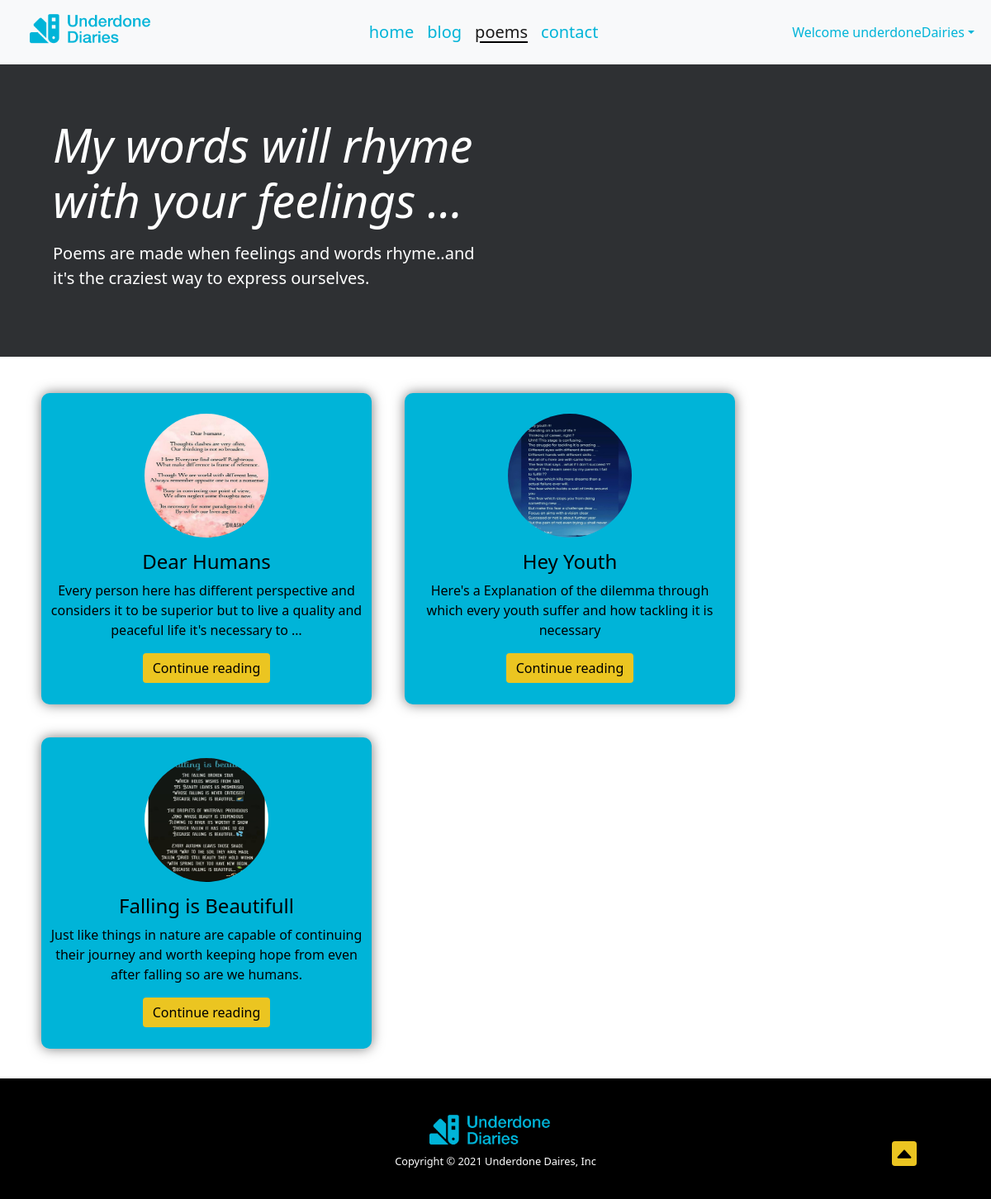
Page /poem/ (signed in) on the committed database.
### poem/models.py (models this page shows, shortened)
class Poem(models.Model):
    sno=models.AutoField(primary_key=True)
    title=models.CharField(max_length=255)
    slug=models.CharField(max_length=130)
    views=models.IntegerField(default=0)
    timeStamp=models.DateTimeField(blank=True)
    poemImg = models.ImageField(upload_to="poem/poem", default="")
    content=models.TextField()

### poem/views.py (the view)
# urls.py: path('', views.poemHome, name='poemHome'),
def poemHome(request):
    allPoems = []
    allPoems = Poem.objects.all()
    context = {'allPoems': allPoems}
    return render(request, "poem/poem.html", context)

### templates/poem/poem.html (shortened to what this page needs)
{% extends 'base.html' %} {% block title %} Poem {% endblock title %}
{% block poemactive %} active {% endblock poemactive %}
{% block body %}
    <div class="padd mb-4 text-white" style="background-color: #2E3033">
      <div class="col-md-6 px-0">
        <h1 class="display-4 fst-italic h1">
           My words will rhyme with your feelings ...
        </h1>
        <p class="lead my-3 p">
          Poems are made when feelings and words rhyme..and it's the craziest way to express ourselves.
        </p>
      </div>
    </div>
    <div class="container my-3">
      <div
        class="row"
        style="
          text-align: center;
        "
      >
      {% for poem in allPoems %}
        <div
          class="col-lg-4 poemCard"
          style="
            padding: 10px;
            border-radius: 10px;
            box-shadow: 0px 0px 15px #7c7b7b;
            background-color: #00b4d8;
          "
        >
          <img
            src="/media/{{poem.poemImg}}"
            class="cardImg"
            alt=""
          />
          <h2 style="font-size: 1.5rem; font-weight: 400">{{poem.title}}</h2>
          <p style="font-size: 1em; font-weight: 350">
            {{poem.content|safe| truncatechars:135}}
          </p>
          <p>
            <a
              style="background-color: #ebc521; border-style: none; color: #000"
              class="btn btn-secondary"
              href="/poem/{{poem.slug}}"
              >Continue reading</a
            >
          </p>
        </div>
      {% endfor %}
    </div>
    </div>
{% endblock body %}

### templates/base.html (shortened to what this page needs)
<!doctype html>
<html lang="en">
<head>
  <link href="https://cdn.jsdelivr.net/npm/bootstrap@5.1.3/dist/css/bootstrap.min.css" rel="stylesheet"
>
</head>
<body>
  <nav class="navbar navbar-expand-lg navbar-light bg-light w-100" style="background-color: #f8fbff;">
    <div class="container-fluid">
      <a class="my-1 mx-4" href="/"><img src="/static/img/logo.png" style="width: 10em;" alt="logo"></a>
      <div class="collapse navbar-collapse navbar" id="opennav">
        <ul class="navbar-nav me-auto mb-2 mb-lg-0" style="margin: auto;">
          <li class="nav-item">
            <a class="nav-link colour{% block homeactive %}  {% endblock homeactive %}" style="font-size: 20px;"
              aria-current="page" href="/">home</a>
          </li>
          <li class="nav-item">
            <a class="nav-link colour{% block blogactive %}  {% endblock blogactive %}" style="font-size: 20px;"
              href="/blog">blog</a>
          </li>
          <li class="nav-item">
            <a class="nav-link colour{% block poemactive %}  {% endblock poemactive %}" style="font-size: 20px;"
              href="/poem">poems</a>
          </li>
          <li class="nav-item">
            <a class="nav-link colour{% block contactactive %}  {% endblock contactactive %}" style="font-size: 20px;"
              href="/contact">contact</a>
          </li>
        </ul>
        <div class="ml-auto form-inline " style="display: flex">
          {% if user.is_authenticated %}
          <ul class="navbar-nav mr-2">
            <li class="nav-item dropdown">
              <a class="nav-link dropdown-toggle" href='#' id="navbarDropdown" role="button" data-toggle="dropdown">
                Welcome {{request.user}}</a>
            </li>
          </ul>
        </div>
      </div>
      {% endif %}
    </div>
  </nav>
  {% block body %} {% endblock body %}
  <footer class="container-fluid my-0" style="
        background-color: #000;
        color: #fff;
        text-align: center;
        padding: 2.5em;
        ">
    <div class="me">
      <a class="my-1" style="margin: 0" href="/"><img src="/static/img/logo.png" style="width: 10em" alt="logo" /></a>
      <h6 class="copyright">Copyright © 2021 Underdone Daires, Inc</h6>
    </div>
    <div class="top" style="text-align: right; margin-top: -40px">
      <a href="#">
      </a>
    </div>
  </footer>
</body>
</html>

### rows in the picture
Poem: poemImg (picture), title "Dear Humans", content "Every person here has different perspective and considers it to be superior but to live a quality and peaceful life it's necessary to …"
Poem: poemImg (picture), title "Hey Youth", content "Here's a Explanation of the dilemma through which every youth suffer and how tackling it is necessary"
Poem: poemImg (picture), title "Falling is Beautifull", content "Just like things in nature are capable of continuing their journey and worth keeping hope from even after falling so are we humans."

### other values in the picture
{{ request.user }} "underdoneDairies"
